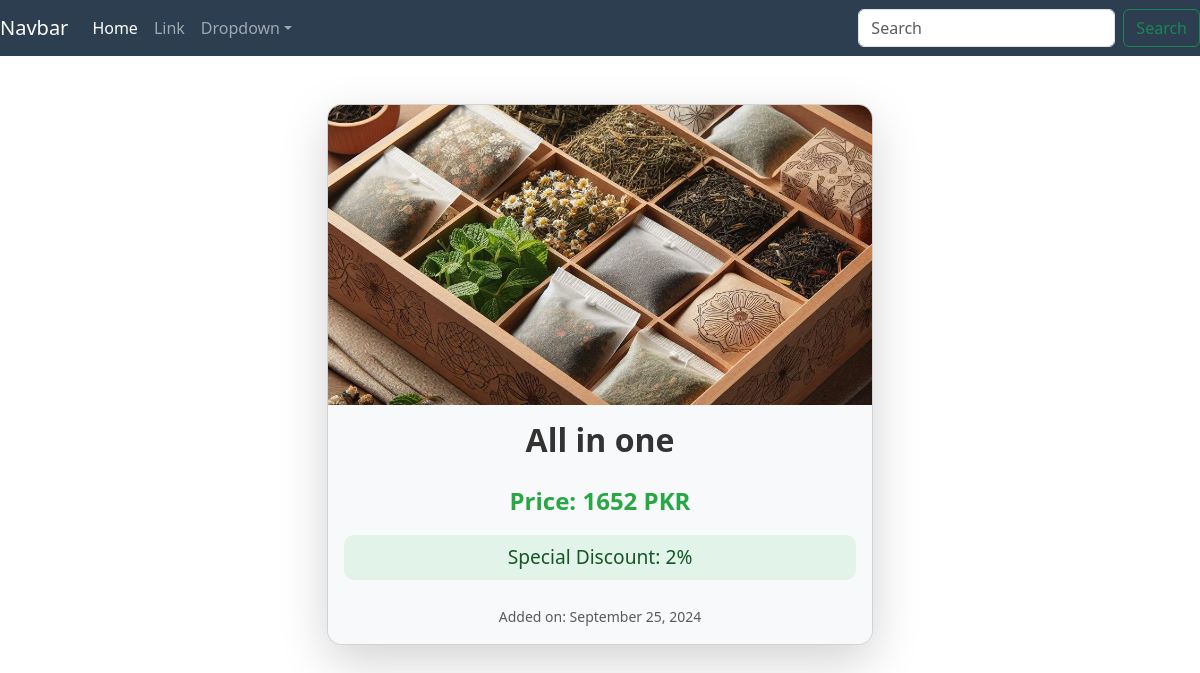
The app's page /chai/home/price/5/ with its own data.
### chai/models.py (models this page shows, shortened)
class ChaiVariety(models.Model):
    CHAI_TYPE_CHOICE = [
        ('ML','MASALA'),
        ('GR','GINGER'),
        ('KL','KIWI'),
        ('PL','PLIAN'),
        ('EL','ELACHI'),
    ]
    name = models.CharField( max_length=100)
    image = models.ImageField( upload_to='images/')
    date_added = models.DateTimeField(default=timezone.now)
    type = models.CharField(max_length=2, choices=CHAI_TYPE_CHOICE)
    description = models.TextField(default='')
    price = models.CharField(default='0', max_length=20)
    discount = models.IntegerField(default=0, max_length=3)

### chai/views.py (the view)
# urls.py: path('home/price/<int:price_id>/',views.Price,name='Price'),
def Price(req,price_id):
    price = get_object_or_404(ChaiVariety,pk=price_id)
    return render(req, 'chai/price.html',{'price':price})

### templates/chai/price.html (shortened to what this page needs)
{% extends "layout.html" %}
{% block content %}
<div class="container mt-5">
    <div class="row justify-content-center">
        <div class="col-md-6">
            <div class="card shadow-lg" style="border-radius: 15px; overflow: hidden;">
                <img src="{{ price.image.url }}" class="card-img-top" alt="{{ price.name }}" style="height: 300px; object-fit: cover;">
                <div class="card-body text-center" style="background-color: #f8f9fa;">
                    <h2 class="card-title" style="font-size: 2rem; font-weight: bold; color: #333;">{{ price.name }}</h2>
                    <div class="mt-4" style="font-size: 1.5rem; font-weight: bold; color: #28a745;">
                        Price: {{ price.price }} PKR
                    </div>
                    {% if price.discount > 0 %}
                    <div class="mt-3 p-2" style="background-color: #e2f3e9; border-radius: 10px; font-size: 1.2rem; color: #155724;">
                        Special Discount: {{ price.discount }}%
                    </div>
                    {% endif %}
                    <div class="text-muted mt-4">
                        <small>Added on: {{ price.date_added|date:"F d, Y" }}</small>
                    </div>
                </div>
            </div>
        </div>
    </div>
</div>
{% endblock content %}

### records on screen
ChaiVariety: image (picture), name "All in one", price "1652", discount "2", date_added "September 25, 2024"
